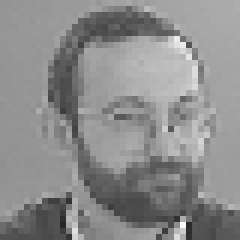
#> input picture 语音识别&图像处理/Img&Son_Unstanding human behaviour technology/Notebooks/notebook_PCA/data/no/im000.bmp, 40 x 40 px, found by its file name (shown 6 times larger)
$ python main_rs_pca_image_question1.py
#> lines starting #> are read from the running program, lines starting #| are printed output that depends on the picture
# -*- coding: utf-8 -*-
"""
Created on Mon Oct 07 16:20:54 2013

@author: rseguier

https://realpython.com/python-keras-text-classification/

"""
import matplotlib.image as mpimg
import matplotlib.pyplot as plt
from sklearn.decomposition import PCA    # inital reduction
from sklearn.manifold import TSNE                   # final reduction
import numpy as np

Base_dir_yes = "..\\data\\yes\\"
Base_dir_no = "..\\data\\no\\"


img_right_no = mpimg.imread(Base_dir_no + "im000.bmp")
#> img_right_no is the input picture: shape (40, 40); min 39, max 249, mean 140
img_left_no = mpimg.imread(Base_dir_no + "im019.bmp")
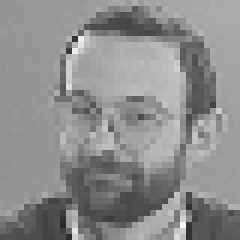
#> input picture 语音识别&图像处理/Img&Son_Unstanding human behaviour technology/Notebooks/notebook_PCA/data/no/im019.bmp, 40 x 40 px, found by its file name (shown 6 times larger)
#> img_left_no is the input picture: shape (40, 40); min 44, max 245, mean 141
img_up_yes = mpimg.imread(Base_dir_yes + "im017.bmp")
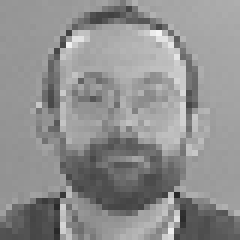
#> input picture 语音识别&图像处理/Img&Son_Unstanding human behaviour technology/Notebooks/notebook_PCA/data/yes/im017.bmp, 40 x 40 px, found by its file name (shown 6 times larger)
#> img_up_yes is the input picture: shape (40, 40); min 39, max 244, mean 143.3
img_down_yes = mpimg.imread(Base_dir_yes + "im035.bmp")
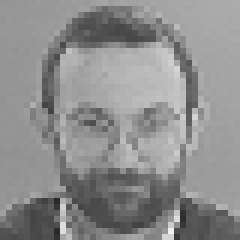
#> input picture 语音识别&图像处理/Img&Son_Unstanding human behaviour technology/Notebooks/notebook_PCA/data/yes/im035.bmp, 40 x 40 px, found by its file name (shown 6 times larger)
#> img_down_yes is the input picture: shape (40, 40); min 41, max 239, mean 141.2
#> (the run stopped early here; a loop or call above may not have finished)
